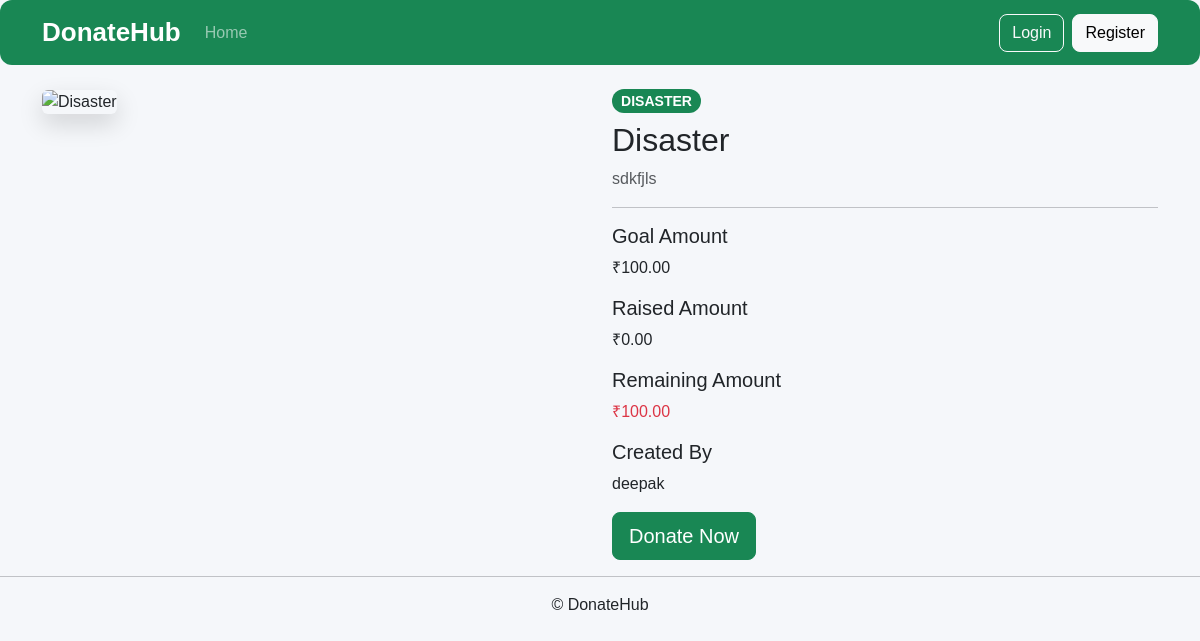
/campaigns/3/, run on an earlier commit of the app's database.
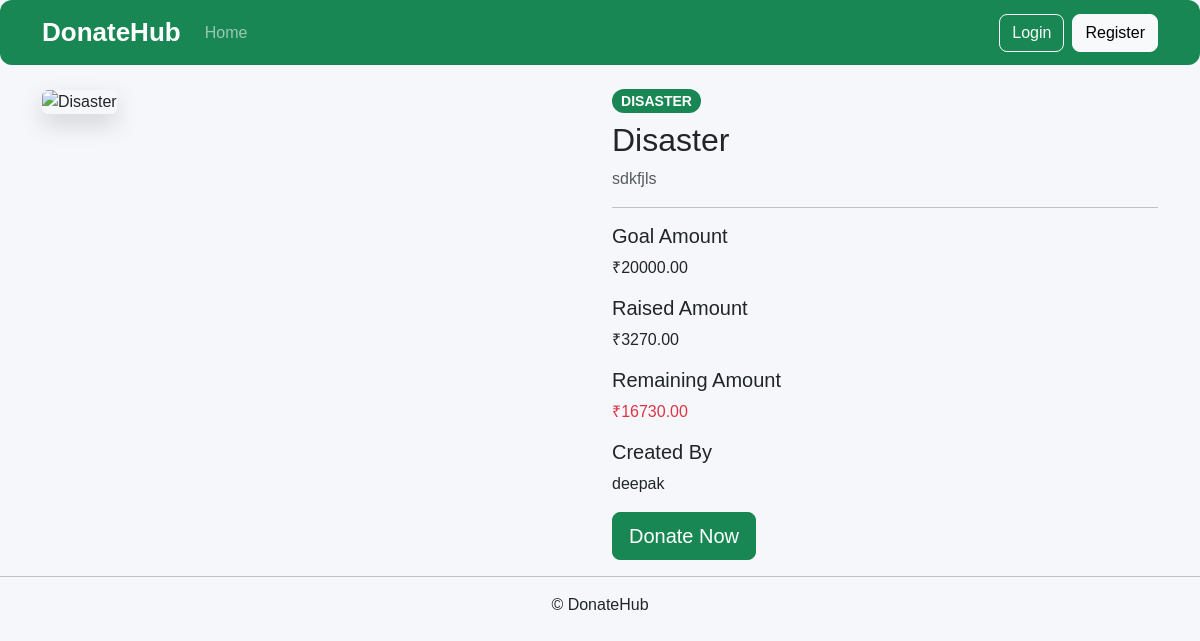
And on a later commit of the database.
### campaigns/models.py (models this page shows, shortened)
class Campaign(models.Model):
    CATEGORY_CHOICES = [
        ("OTHER", "Other"),
        ("MEDICAL", "Medical"),
        ("EDUCATION", "Education"),
        ("FOOD", "Food"),
        ("DISASTER", "Disaster Relief"),
    ]
    STATUS_CHOICES = [
        ("PENDING", "Pending"),
        ("APPROVED", "Approved"),
        ("REJECTED", "Rejected"),
        ("COMPLETED", "Completed"),
    ]
    ngo = models.ForeignKey(
        settings.AUTH_USER_MODEL,
        on_delete=models.CASCADE,
        related_name="campaigns"
    )
    title = models.CharField(
        max_length=200
    )
    description = models.TextField()
    category = models.CharField(
        max_length=20,
        choices=CATEGORY_CHOICES,
        default="OTHER"
    )
    goal_amount = models.DecimalField(
        max_digits=10,
        decimal_places=2
    )
    raised_amount = models.DecimalField(
        max_digits=10,
        decimal_places=2,
        default=0
    )
    image = models.ImageField(
        upload_to="campaigns/",
        blank=True,
        null=True
    )
    status = models.CharField(
        max_length=20,
        choices=STATUS_CHOICES,
        default="PENDING"
    )
    created_at = models.DateTimeField(
        auto_now_add=True
    )

### accounts/models.py (models this page shows, shortened)
class User(AbstractUser):
    DONOR = "DONOR"
    NGO = "NGO"
    ROLE_CHOICES = [
        (DONOR, "Donor"),
        (NGO, "NGO"),
    ]
    role = models.CharField(
        max_length=10,
        choices=ROLE_CHOICES,
        default=DONOR
    )
    phone = models.CharField(max_length=15, blank=True)

### campaigns/views.py (the view)
def campaign_detail(request,id):
    campaign=get_object_or_404(
        Campaign,
        id=id,
        status__in=["APPROVED","COMPLETED"]
    )
    remaining_amount = campaign.goal_amount - campaign.raised_amount
    return render(
        request,
        "campaigns/detail.html",
        {
            "campaign":campaign,
            "remaining_amount":remaining_amount
        }
    )

### templates/campaigns/detail.html (shortened to what this page needs)
{% extends 'base.html' %}
{% load static  %}
{% block content %}
<div class="row">
    <div class="col-lg-6 mb-4">
        {% if campaign.image %}
            <img src="{{ campaign.image.url }}"
                 class="img-fluid rounded shadow"
                 alt="{{ campaign.title }}">
        {% elif campaign.category == "MEDICAL" %}
            <img src="{% static 'images/medical.png' %}"
                 class="img-fluid rounded shadow"
                 alt="{{ campaign.title }}">
        {% elif campaign.category == "DISASTER" %}
            <img src="{% static 'images/disaster.png' %}"
                 class="img-fluid rounded shadow"
                 alt="{{ campaign.title }}">
        {% elif campaign.category == "EDUCATION" %}
            <img src="{% static 'images/education.png' %}"
                 class="img-fluid rounded shadow"
                 alt="{{ campaign.title }}">
        {% elif campaign.category == "FOOD" %}
            <img src="{% static 'images/food.png' %}"
                 class="img-fluid rounded shadow"
                 alt="{{ campaign.title }}">
        {% else %}
            <img src="{% static 'images/other.png' %}"
                 class="img-fluid rounded shadow"
                 alt="{{ campaign.title }}">
        {% endif %}
    </div>
    <div class="col-lg-6">
        <span class="badge bg-success mb-2">
            {{ campaign.category }}
        </span>
        <h2>{{ campaign.title }}</h2>
        <p class="text-muted">
            {{ campaign.description }}
        </p>
        <hr>
        <h5>Goal Amount</h5>
        <p>₹{{ campaign.goal_amount }}</p>
        <h5>Raised Amount</h5>
        <p>₹{{ campaign.raised_amount }}</p>
        <h5>Remaining Amount</h5>
        <p class="text-danger">
            ₹{{ remaining_amount }}
        </p>
        <h5>Created By</h5>
        <p>{{ campaign.ngo.username }}</p>
        {% if campaign.status == "COMPLETED" %}
        <div class="alert alert-success">
            <h5 class="mb-1">Goal Achieved</h5>
            <p class="mb-0">
                This campaign has reached its funding goal.
            </p>
        </div>
        <button class="btn btn-success btn-lg" disabled>Goal Achieved</button>
        {% else %}
        <a href="{% url 'donate' campaign.id %}"
           class="btn btn-success btn-lg">
            Donate Now
        </a>
        {% endif %}
    </div>
</div>
{% endblock %}

What changed in the data, as far as the page shows it:
changed Campaign "Disaster": goal_amount "100.00" → "20000.00"; raised_amount "0.00" → "3270.00"
Also different on the page:
{{ remaining_amount }}: "100.00" → "16730.00"
